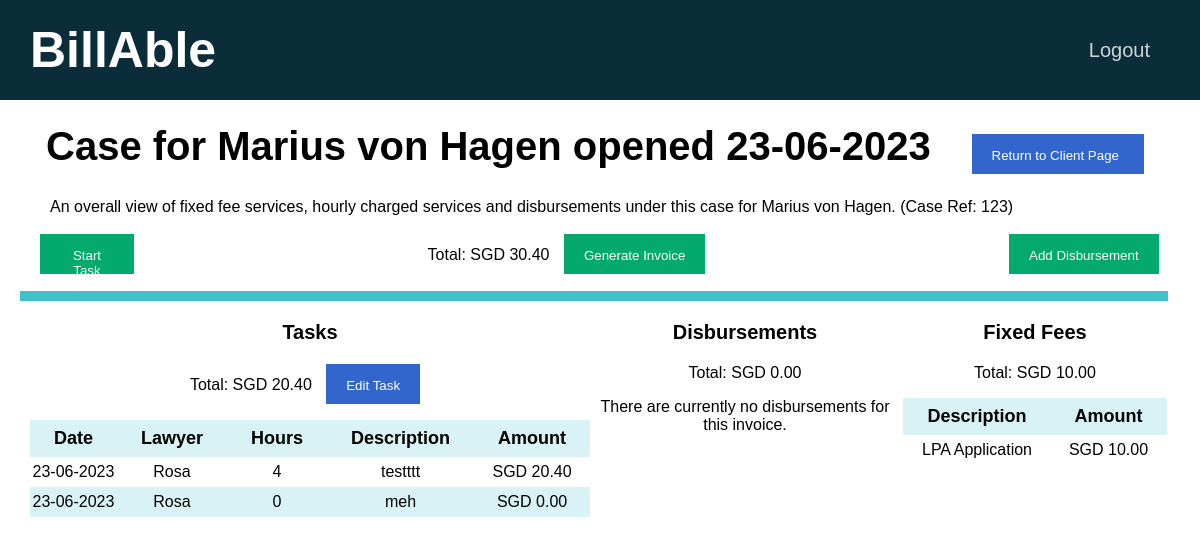
The app's page /cases/48 (signed in) with its own data.
### tables this page shows
CREATE TABLE clients(id INTEGER PRIMARY KEY AUTOINCREMENT NOT NULL, name TEXT NOT NULL, email TEXT NOT NULL, in_progress INTEGER NOT NULL DEFAULT 0, payment_pending INTEGER NOT NULL DEFAULT 0, payment_received INTEGER NOT NULL DEFAULT 0, firm INTEGER NOT NULL DEFAULT 1);

CREATE TABLE timesheets(id INTEGER PRIMARY KEY AUTOINCREMENT NOT NULL, client_id INTEGER NOT NULL, status INTEGER NOT NULL, created DATETIME NOT NULL, firm INTEGER NOT NULL DEFAULT 1, invoice_generated DATETIME, invoice_paid DATETIME, case_ref_no BLOB NOT NULL, FOREIGN KEY (client_id) REFERENCES clients(id), FOREIGN KEY (status) REFERENCES status_list(id));

CREATE TABLE tasks(id INTEGER PRIMARY KEY AUTOINCREMENT NOT NULL, user_id INTEGER NOT NULL, client_id INTEGER NOT NULL, timesheet_id INTEGER NOT NULL, datetime DATETIME NOT NULL, duration NUMERIC NOT NULL, description TEXT NOT NULL, amount NUMERIC NOT NULL, FOREIGN KEY (user_id) REFERENCES users(id), FOREIGN KEY (client_id) REFERENCES clients(id), FOREIGN KEY (timesheet_id) REFERENCES timesheets(id));

CREATE TABLE users (id INTEGER PRIMARY KEY AUTOINCREMENT NOT NULL, name TEXT NOT NULL, email TEXT NOT NULL, hash BLOB NOT NULL, firm INTEGER NOT NULL DEFAULT 1);

CREATE TABLE fixed_fees (id INTEGER PRIMARY KEY AUTOINCREMENT NOT NULL, description TEXT NOT NULL, amount NUMERIC NOT NULL, firm INTEGER NOT NULL DEFAULT 1);

### app.py (the view)
@app.route("/cases/<id>", methods=["GET"])
@login_required
def timesheet(id):
    connection = sqlite3.connect("database.db")
    connection.row_factory = sqlite3.Row
    cursor = connection.cursor()
    timesheet = cursor.execute("SELECT * FROM timesheets WHERE id = ?", [id]).fetchone()
    client_id = timesheet["client_id"]
    user_id = session["user_id"]
    rel = cursor.execute("SELECT * FROM users_clients WHERE user_id = ? AND client_id = ?", [user_id, client_id]).fetchall()
    if len(rel) != 0:
        client = cursor.execute("SELECT * FROM clients WHERE id = ?", [client_id]).fetchone()
        rows = cursor.execute("SELECT * FROM tasks WHERE timesheet_id = ?", [id]).fetchall()
        tasks_total = cursor.execute("SELECT SUM(amount) FROM tasks WHERE timesheet_id = ?", [id]).fetchone()[0]
        tasks = []
        for row in rows:
            task = {}
            lawyer_info = cursor.execute("SELECT * FROM users WHERE id = ?", [row["user_id"]]).fetchone()
            task["lawyer"] = lawyer_info["name"]
            task["id"] = row["id"]
            task["datetime"] = row["datetime"]
            task["description"] = row["description"]
            task["duration"] = row["duration"]
            task["amount"] = "{:.2f}".format(row["amount"])
            tasks.append(task)
        d_total = cursor.execute("SELECT SUM(amount) FROM disbursements WHERE timesheet_id = ?", [id]).fetchone()[0]
        d_rows = cursor.execute("SELECT * FROM disbursements WHERE timesheet_id = ?", [id]).fetchall()
        disbursements = []
        for d_row in d_rows:
            disbursement = {}
            disbursement["description"] = d_row["description"]
            disbursement["amount"] = "{:.2f}".format(d_row["amount"])
            disbursements.append(disbursement)
        fixed_total = cursor.execute("SELECT SUM(amount) FROM fixed_fee_charges WHERE timesheet_id = ?", [id]).fetchone()[0]
        fixed_rows = cursor.execute("SELECT * FROM fixed_fee_charges WHERE timesheet_id = ?", [id]).fetchall()
        fixed_fees = []
        for fixed_row in fixed_rows:
            fixed_fee = {}
            fee_type = fixed_row["fixed_fee"]
            fixed_fee["description"] = cursor.execute("SELECT * FROM fixed_fees WHERE id = ?", [fee_type]).fetchone()["description"]
            fixed_fee["amount"] = "{:.2f}".format(fixed_row["amount"])
            fixed_fees.append(fixed_fee)
        invoice_total = 0
        formatted_tasks_total = None
        formatted_d_total = None
        formatted_fixed_total = None
        if tasks_total:
            formatted_tasks_total = "{:.2f}".format(tasks_total)
            invoice_total += tasks_total
        if d_total:
            formatted_d_total = "{:.2f}".format(d_total)
            invoice_total += d_total
        if fixed_total:
            formatted_fixed_total = "{:.2f}".format(fixed_total)
            invoice_total += fixed_total
        formatted_invoice_total = "{:.2f}".format(invoice_total)
        connection.close()
        return render_template("timesheet.html", timesheet=timesheet, client=client, tasks=tasks,
                               disbursements=disbursements,
                               fixed_fees=fixed_fees,
                               tasks_total=formatted_tasks_total,
                               d_total=formatted_d_total,
                               fixed_total=formatted_fixed_total,
                               invoice_total=formatted_invoice_total)
    else:
        return redirect(url_for("home"))

### helpers.py (called while the page is built)
def login_required(f):
    @wraps(f)
    def decorated_function(*args, **kwargs):
        if session.get("user_id") is None:
            return redirect("/login")
        return f(*args, **kwargs)
    return decorated_function

### templates/timesheet.html (shortened to what this page needs)
{% extends "layout.html" %}
{% block main %}
    <div class="container page-header" style="font-size: 40px;">
        {% if timesheet["status"] == 1 %}
            <b> Case for {{ client["name"] }} opened {{ timesheet["created"] }} </b>
        {% elif timesheet["status"] == 2 %}
            <b> Invoice for {{ client["name"] }} generated {{ timesheet["invoice_generated"] }} </b>
        {% else %}
            <b> Record of payment by {{ client["name"] }} made {{ timesheet["invoice_paid"] }} </b>
        {% endif %}
        <span style="float: right;">
            <button type="button" class="option-button primarybtn" id="newFixedFeeModalOpen">
                <a href="{{ url_for('client', id=client['id']) }}" class="button-link">
                    Return to Client Page
                </a>
            </button>
        </span>
    </div>
    <p class="tagline">
        An overall view of fixed fee services, hourly charged services and disbursements
        under this case for {{ client["name"] }}. (Case Ref: {{ timesheet["case_ref_no"] }})
    </p>
    {% if timesheet["status"] == 1 %}
        <div id="start-task-view" style="padding: 10px;">
            <div id="invoice-panel">
                <div class="start">
                    <button type="button" class="option-button successbtn" id="confirm-start">
                        Start Task
                    </button>
                </div>
                <div class="middle">
                    Total: SGD {{ invoice_total }}
                    <span>
                        <button type="button" class="option-button successbtn" id="generateInvoiceModalOpen">
                            Generate Invoice
                        </button>
                    </span>
                </div>
                <div class="end">
                    <button type="button" class="option-button successbtn" id="addDisbursementModalOpen">
                        Add Disbursement
                    </button>
                </div>
            </div>
        </div>
    {% endif %}
    <hr class="tab-bar">
    <div class="tables-container">
        <div class="tasks">
            <p class="table-title">
                <b>Tasks</b>
            </p>
            <p class="fee">Total: SGD
                {% if tasks_total %}
                    {{ tasks_total }}
                {% else %}
                    0.00
                {% endif %}
                {% if timesheet["status"] == 1 and tasks %}
                    <span>
                        <button type="button" class="option-button primarybtn" id="editTaskModalOpen">
                            Edit Task
                        </button>
                    </span>
                {% endif %}
            </p>
            {% if tasks %}
                <table class="table">
                    <thead>
                        <tr>
                            <th scope="col">Date</th>
                            <th scope="col">Lawyer</th>
                            <th scope="col">Hours</th>
                            <th scope="col">Description</th>
                            <th scope="col">Amount</th>
                        </tr>
                    </thead>
                    <tbody>
                        {% for task in tasks %}
                            <tr>
                                <td>{{ task["datetime"] }}</td>
                                <td>{{ task["lawyer"] }}</td>
                                <td>{{ task["duration"] }}</td>
                                <td>{{ task["description"] }}</td>
                                <td>SGD {{ task["amount"] }}</td>
                            </tr>
                        {% endfor %}
                    </tbody>
                </table>
            {% else %}
                There are currently no tasks in this timesheet.
            {% endif %}
        </div>
        <div class="disbursements">
            <p class="table-title">
                <b>Disbursements</b>
            </p>
            <p class="fee">Total: SGD
                {% if d_total %}
                    {{ d_total }}
                {% else %}
                    0.00
                {% endif %}
            </p>
            {% if disbursements %}
                <table class="table">
                    <thead>
                        <tr>
                            <th scope="col">Description</th>
                            <th scope="col">Amount</th>
                        </tr>
                    </thead>
                    <tbody>
                        {% for disbursement in disbursements %}
                            <tr>
                                <td>{{ disbursement["description"] }}</td>
                                <td>SGD {{ disbursement["amount"] }}</td>
                            </tr>
                        {% endfor %}
                    </tbody>
                </table>
            {% else %}
                There are currently no disbursements for this invoice.
            {% endif %}
        </div>
        <div class="fixed_fees">
            <p class="table-title">
                <b>Fixed Fees</b>
            </p>
            <p class="fee">Total: SGD
                {% if fixed_total %}
                    {{ fixed_total }}
                {% else %}
                    0.00
                {% endif %}
            </p>
            {% if fixed_fees %}
                <table class="table">
                    <thead>
                        <tr>
                            <th scope="col">Description</th>
                            <th scope="col">Amount</th>
                        </tr>
                    </thead>
                    <tbody>
                        {% for fee in fixed_fees %}
                            <tr>
                                <td>{{ fee["description"] }}</td>
                                <td>SGD {{ fee["amount"] }}</td>
                            </tr>
                        {% endfor %}
                    </tbody>
                </table>
            {% else %}
                There are currently no fixed fees for this invoice.
            {% endif %}
        </div>
    </div>
{% endblock %}

### static/styles.css (style rules this page uses)
body { font-family: Arial, Helvetica, sans-serif; margin: 0; overflow-x: hidden; }
table { margin-left: auto; margin-right: auto; border-collapse: collapse; }
th { font-size: 18px; padding-left: 24px; padding-right: 24px; padding-top: 8px; padding-bottom: 8px; border: none; }
thead th { background-color: #d9f2f5; }
tr { border: none; }
tr:nth-child(even) { background-color: #d9f2f5; }
td { border: none; padding-top: 6px; padding-bottom: 6px; }
button { border: none; }
a { color: #3366cc; text-decoration: none }
.tasks { float: left; width: 50%; height: 100%; text-align: center; }
.disbursements { float:left; width: 25%; height: 100%; text-align: center; }
.fixed_fees { float:left; width: 25%; height: 100%; text-align: center; }
#confirm-start { margin-bottom: 15%; }
.start { float: left; width: 10%; height: 100%; }
.middle { float: left; width: 75%; height: 100%; text-align: center; }
.end { float: left; width: 15%; height:100%; }
.page-header { font-size: 40px; line-height: 40px; }
.tagline { margin-left: 30px; height: 10px; }
.table-title { font-size: 20px; text-align: center; }
.option-button { color: white; padding: 14px 20px; height: 40px; margin-left: 10px; margin-right: 10px; cursor: pointer; }
.tab-bar { background-color: #41c0cb; height: 10px; border: none; width: 99%; margin: 0; padding: 0; }
.button-link { color: #fff; margin-right: 5px; }
.successbtn { background-color: #04AA6D; }
.primarybtn { background-color: #3366cc; }
.container { margin: 10px; padding: 16px; align-items: center; }

### records on screen
clients: name "Marius von Hagen"
timesheets: created "23-06-2023", case_ref_no "123"
tasks: datetime "23-06-2023", description "testttt"
users: lawyer "Rosa" "Rosa"
tasks: datetime "23-06-2023", description "meh"
fixed_fees: description "LPA Application", amount "10.00"

### other values on screen
{{ invoice_total }} "30.40"
{{ tasks_total }} "20.40"
{{ task["duration"] }} "4" "0"
{{ task["amount"] }} "20.40" "0.00"
{{ fixed_total }} "10.00"
